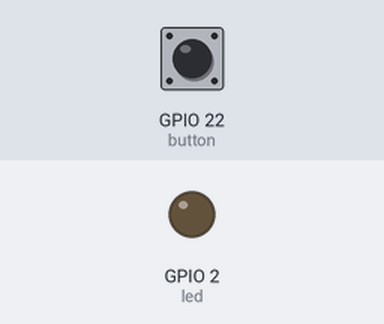
Bench run of a program on a simulated ESP32 board running MicroPython. Parts: output pins drawn as LEDs (lit = HIGH). The test bench sets the inputs (shaded band); at power-on: GPIO 22 (button) HIGH. What the program prints to the serial console is not drawn.

Above: at 1.2 s.
1.3 s: GPIO 22 (button) pulled LOW for 0.15 s
At 1.9 s:
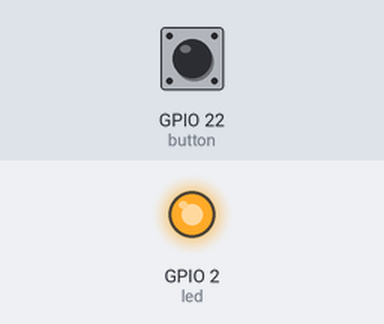
2.9 s: GPIO 22 (button) pulled LOW for 1 s
At 4.3 s:
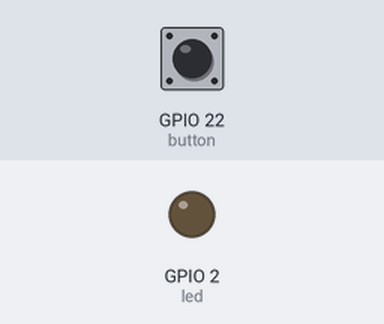
5.4 s: GPIO 22 (button) pulled LOW for 3.2 s
At 6.2 s:
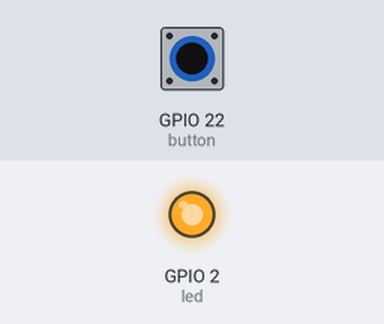
Timing chart, 0 to 8.4 s (numbered marks = the images above; inputs shaded):
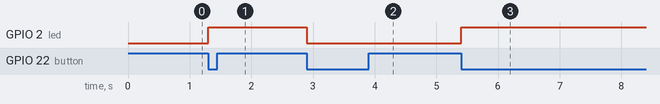

Measured:
- after the input at 1.3 s, GPIO 2 (led): LOW → HIGH at once
- after the input at 2.9 s, GPIO 2 (led): HIGH → LOW at once
- after the input at 5.4 s, GPIO 2 (led): LOW → HIGH at once

The program:

bounce.py
```python
from machine import Pin
#
# This is a version of the interrupt driven table lamp without switch debouncing
# Please observe that the lamp works erratically from time to time
#
class TableLamp:
    USER_LED_PIN = 2
    BUTTON_PIN   = 22

    def __init__(self):
        self.current_led_state = False
        self.led = Pin(self.USER_LED_PIN, Pin.OUT)
        # start with led switched off
        self.led.off()
        self.button = Pin(self.BUTTON_PIN, Pin.IN,Pin.PULL_UP)
        self.button.irq(trigger=Pin.IRQ_FALLING, handler=self.button_pressed)

    # interrupt service routine started on switch closure
    def button_pressed(self,int_source):
        self.current_led_state = not  self.current_led_state
        self.led.value(self.current_led_state)


print("Push the button to switch the lamp on")
print("Push it a second time to switch the lamp off again")
table_lamp = TableLamp()
```
